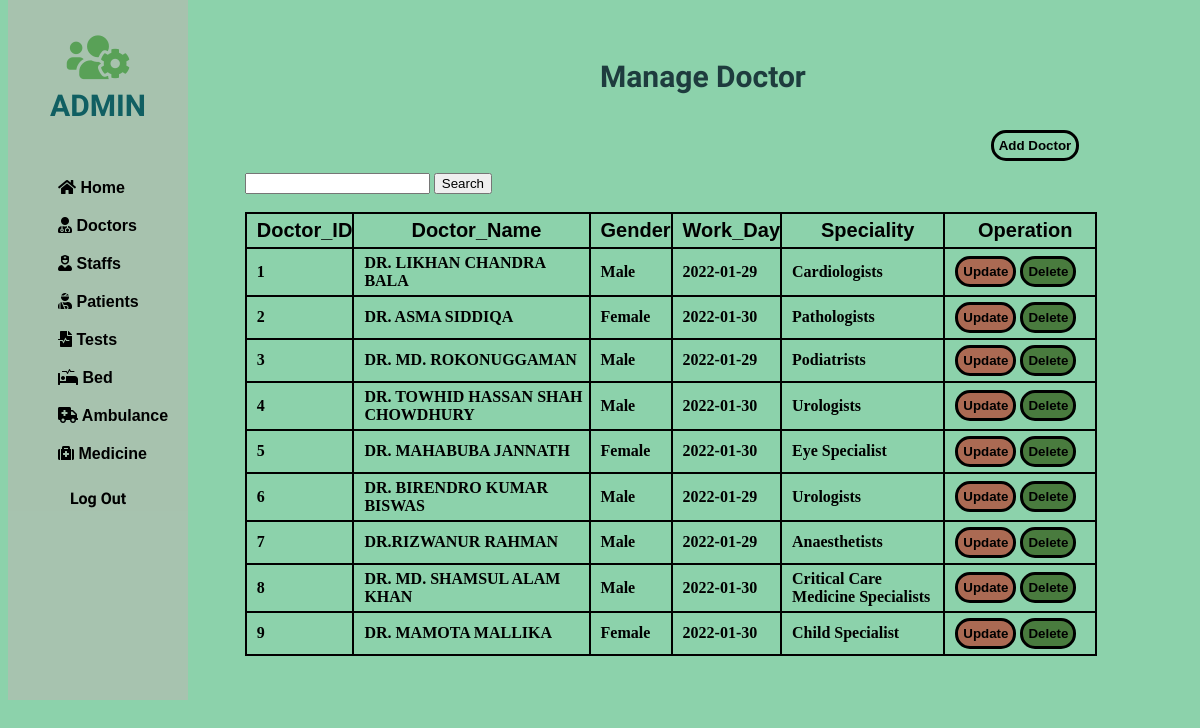
Before: /php/Doctor/search-con.php with the older database file.
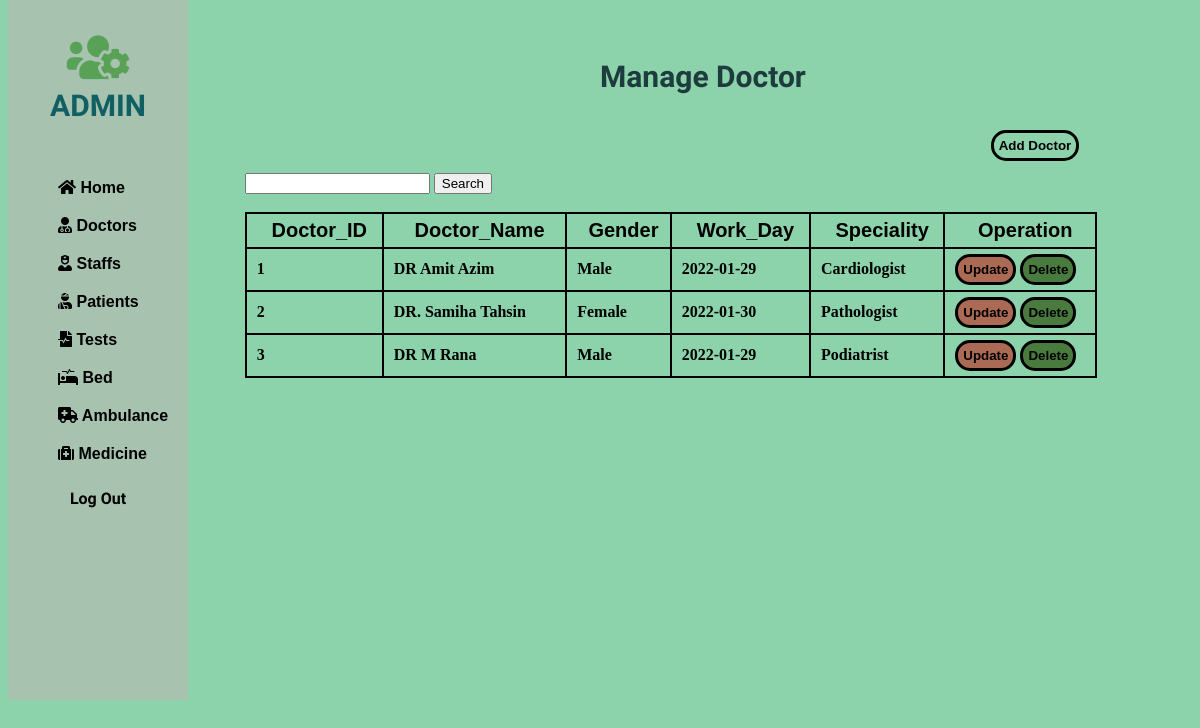
After: the same page with the newer database file.
### tables this page shows
CREATE TABLE IF NOT EXISTS `doctor` (
  `D_ID` int NOT NULL,
  `D_Name` varchar(225) NOT NULL,
  `Gender` enum('Male','Female','Others') NOT NULL,
  `Work_Day` date NOT NULL,
  `Speciality` varchar(225) NOT NULL,
  `email` varchar(50) DEFAULT NULL,
  PRIMARY KEY (`D_ID`),
  UNIQUE KEY `D_ID` (`D_ID`)
);

### php/Doctor/search-con.php (the view, shortened to what this page needs)
<!DOCTYPE html>
<html lang="en">
<head>
    <link rel="stylesheet" href="https://use.fontawesome.com/releases/v5.15.4/css/all.css">
    <link rel="stylesheet" href="https://use.fontawesome.com/releases/v5.15.4/css/all.css">
</head>
<body>
    <div class="slidebar">
        <header>
            <span>
                <i class="fas fa-users-cog"></i><br>
            </span>
            ADMIN
        </header>
        <ul>
            <li>
                <a href="/php/home.php"><i class="fas fa-home"></i> Home</a>
            </li>
            <li>
                <a href="/php/Doctor/doctor.php"><i class="fas fa-user-md"></i> Doctors</a>
            </li>
            <li>
                <a href="/php/staff/staff.php"><i class="fas fa-user-nurse"></i> Staffs</a>
            </li>
            <li>
                <a href="/php/patient/patient.php"><i class="fas fa-user-injured"></i> Patients</a>
            </li>
            <li>
                <a href="/php/test/test.php"><i class="fas fa-file-medical-alt"></i> Tests</a>
            </li>
            <li>
                <a href="/php/bed/bed.php"><i class="fas fa-procedures"></i> Bed</a>
            </li>
            <li>
                <a href="/php/Ambulence/ambulence.php"><i class="fas fa-ambulance"></i> Ambulance</a>
            </li>
            <li>
                <a href="/php/medicine/medicine.php"><i class="fas fa-medkit"></i> Medicine</a>
            </li>
        </ul>
        <div>
            <a style="text-decoration: none;" href="/php/index.php">
                <div class="logout">
                    Log Out
                </div>
            </a>
        </div>
    </div>
    <div class="container">
        <div class="row">
            <div style="margin-left: 50%; margin-top: 5%;">
                <h2>Manage <b>Doctor</b></h2>
            </div>
            <div style="margin-left: 83%; margin-top: 3%;">
                <button class="docadd"><a href="/php/Doctor/add-doctor.php">Add Doctor</a></button>
            </div>
        </div>
    </div>
    <div class="card-body">
        <div style="margin-left: 20%; margin-top: 1%;">
            <form method="post" action="search-con.php">
                <input type="text" name="search" required />
                <input type="submit" value="Search" />
            </form>
            <br>
            <table id="dataTable" width="90%" cellspacing="10">
                <thead>
                    <tr>
                        <th> Doctor_ID </th>
                        <th> Doctor_Name </th>
                        <th> Gender </th>
                        <th> Work_Day </th>
                        <th> Speciality </th>
                        <th> Operation </th>
                    </tr>
                </thead>
                <tbody>
                    <?php
                    $search = $_POST['search'];
                    include 'db_conn.php';
                    $sql = "select * from doctor where D_ID like '%$search%' OR D_Name like '%$search%' OR Gender like '%$search%' OR Work_Day like '%$search%' OR Speciality like '%$search%'";
                    $query = mysqli_query($conn, $sql);
                    while ($Patient_data = mysqli_fetch_array($query)) {
                    ?>
                        <tr>
                            <td><?php echo  $Patient_data['D_ID']; ?></td>
                            <td><?php echo $Patient_data['D_Name'];  ?></td>
                            <td><?php echo $Patient_data['Gender'];  ?></td>
                            <td><?php echo $Patient_data['Work_Day'];  ?></td>
                            <td><?php echo $Patient_data['Speciality'];  ?></td>
                            <td style="width: 140px;">
                                <button class="tabbutton" style="background:      rgba(178, 83, 64, 0.819);"><a href="/php/Doctor/update-doctor.php?D_ID=<?php echo $Patient_data['D_ID']; ?>" class="btn btn-danger"><b>Update</b></a></button>
                                <button class="tabbutton" style="background:      rgba(59, 104, 39, 0.819 );"> <a href="/php/Doctor/Delete.php?D_ID=<?php echo $Patient_data['D_ID'];  ?>" class="btn btn-success"><b>Delete</b></a></button> &nbsp;
                            </td>
                        </tr>
                    <?php
                    }
                    ?>
                </tbody>
            </table>
        </div>
    </div>
</body>
</html>

Changed rows visible on the page:
removed doctor: D_ID "4", D_Name "DR. TOWHID HASSAN SHAH CHOWDHURY", Gender "Male", Work_Day "2022-01-30", Speciality "Urologists"
removed doctor: D_ID "5", D_Name "DR. MAHABUBA JANNATH", Gender "Female", Work_Day "2022-01-30", Speciality "Eye Specialist"
removed doctor: D_ID "6", D_Name "DR. BIRENDRO KUMAR BISWAS", Gender "Male", Work_Day "2022-01-29", Speciality "Urologists"
removed doctor: D_ID "7", D_Name "DR.RIZWANUR RAHMAN", Gender "Male", Work_Day "2022-01-29", Speciality "Anaesthetists"
removed doctor: D_ID "8", D_Name "DR. MD. SHAMSUL ALAM KHAN", Gender "Male", Work_Day "2022-01-30", Speciality "Critical Care Medicine Specialists"
removed doctor: D_ID "9", D_Name "DR. MAMOTA MALLIKA", Gender "Female", Work_Day "2022-01-30", Speciality "Child Specialist"
changed doctor id 1: D_Name "DR. LIKHAN CHANDRA BALA" → "DR Amit Azim"; Speciality "Cardiologists" → "Cardiologist"
changed doctor "Female": D_Name "DR. ASMA SIDDIQA" → "DR. Samiha Tahsin"; Speciality "Pathologists" → "Pathologist"
changed doctor id 3: D_Name "DR. MD. ROKONUGGAMAN" → "DR M Rana"; Speciality "Podiatrists" → "Podiatrist"
